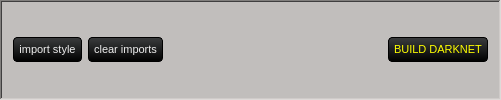
                <widget class="QFrame" name="frame">
                 <property name="minimumSize">
                  <size>
                   <width>501</width>
                   <height>91</height>
                  </size>
                 </property>
                 <property name="maximumSize">
                  <size>
                   <width>1920</width>
                   <height>1080</height>
                  </size>
                 </property>
                 <property name="styleSheet">
                  <string notr="true">background-color: rgb(193, 190, 188);</string>
                 </property>
                 <property name="frameShape">
                  <enum>QFrame::WinPanel</enum>
                 </property>
                 <property name="frameShadow">
                  <enum>QFrame::Sunken</enum>
                 </property>
                 <property name="lineWidth">
                  <number>10</number>
                 </property>
                 <property name="midLineWidth">
                  <number>10</number>
                 </property>
                 <layout class="QGridLayout" name="gridLayout_2">
                  <item row="0" column="6">
                   <widget class="QPushButton" name="build">
                    <property name="styleSheet">
                     <string notr="true">
QPushButton {
    background-color: qlineargradient(spread:repeat, x1:1, y1:0, x2:1, y2:1, stop:0 rgb(59, 61, 62), stop:1 rgb(0, 0, 0));
    color:  rgb(255, 255, 0);
    font-size: 11px;
    min-width: 53px;
    border-style: solid;
    border-width: 1px;
    border-radius: 4px;
    border-color: rgb(0, 0, 0);
    padding: 5px;
}

QPushButton:flat {
    background-color: transparent;
    border: none;
    color: rgb(238, 238, 238);
}

QPushButton:disabled {
    background-color: #404040;
    color: #656565;
    border-color: rgb(0, 0, 0);
}

QPushButton:hover {
    background-color: rgba(236, 157, 0, 51);
    border: 1px solid rgb(236, 157, 0);
}

QPushButton:pressed {
    background-color: qlineargradient(spread:repeat, x1:1, y1:0, x2:1, y2:1, stop:0 rgb(28, 28, 32), stop:1 rgb(0, 0, 0));
    border: 1px solid rgb(236, 157, 0);
}

QPushButton:checked {
    background-color: qlineargradient(spread:repeat, x1:1, y1:0, x2:1, y2:1, stop:0 rgb(28, 28, 32), stop:1 rgb(0, 0, 0));
    border: 1px solid #222;
}</string>
                    </property>
                    <property name="text">
                     <string>BUILD DARKNET</string>
                    </property>
                   </widget>
                  </item>
                  <item row="0" column="5">
                   <spacer name="verticalSpacer_73">
                    <property name="orientation">
                     <enum>Qt::Vertical</enum>
                    </property>
                    <property name="sizeHint" stdset="0">
                     <size>
                      <width>20</width>
                      <height>40</height>
                     </size>
                    </property>
                   </spacer>
                  </item>
                  <item row="0" column="0">
                   <widget class="QPushButton" name="import_stylesheet">
                    <property name="styleSheet">
                     <string notr="true">QPushButton {
    background-color: qlineargradient(spread:repeat, x1:1, y1:0, x2:1, y2:1, stop:0 rgb(59, 61, 62), stop:1 rgb(0, 0, 0));
    color: rgb(238, 238, 238);
    font-size: 11px;
    min-width: 53px;
    border-style: solid;
    border-width: 1px;
    border-radius: 4px;
    border-color: rgb(0, 0, 0);
    padding: 5px;
}

QPushButton:flat {
    background-color: transparent;
    border: none;
    color: rgb(238, 238, 238);
}

QPushButton:disabled {
    background-color: #404040;
    color: #656565;
    border-color: rgb(0, 0, 0);
}

QPushButton:hover {
    background-color: rgba(236, 157, 0, 51);
    border: 1px solid rgb(236, 157, 0);
}

QPushButton:pressed {
    background-color: qlineargradient(spread:repeat, x1:1, y1:0, x2:1, y2:1, stop:0 rgb(28, 28, 32), stop:1 rgb(0, 0, 0));
    border: 1px solid rgb(236, 157, 0);
}

QPushButton:checked {
    background-color: qlineargradient(spread:repeat, x1:1, y1:0, x2:1, y2:1, stop:0 rgb(28, 28, 32), stop:1 rgb(0, 0, 0));
    border: 1px solid #222;
}</string>
                    </property>
                    <property name="text">
                     <string>import style</string>
                    </property>
                   </widget>
                  </item>
                  <item row="0" column="4">
                   <spacer name="horizontalSpacer_23">
                    <property name="orientation">
                     <enum>Qt::Horizontal</enum>
                    </property>
                    <property name="sizeHint" stdset="0">
                     <size>
                      <width>40</width>
                      <height>20</height>
                     </size>
                    </property>
                   </spacer>
                  </item>
                  <item row="0" column="2">
                   <spacer name="verticalSpacer_69">
                    <property name="orientation">
                     <enum>Qt::Vertical</enum>
                    </property>
                    <property name="sizeHint" stdset="0">
                     <size>
                      <width>20</width>
                      <height>40</height>
                     </size>
                    </property>
                   </spacer>
                  </item>
                  <item row="0" column="1">
                   <widget class="QPushButton" name="clear_imports">
                    <property name="styleSheet">
                     <string notr="true">QPushButton {
    background-color: qlineargradient(spread:repeat, x1:1, y1:0, x2:1, y2:1, stop:0 rgb(59, 61, 62), stop:1 rgb(0, 0, 0));
    color: rgb(238, 238, 238);
    font-size: 11px;
    min-width: 53px;
    border-style: solid;
    border-width: 1px;
    border-radius: 4px;
    border-color: rgb(0, 0, 0);
    padding: 5px;
}

QPushButton:flat {
    background-color: transparent;
    border: none;
    color: rgb(238, 238, 238);
}

QPushButton:disabled {
    background-color: #404040;
    color: #656565;
    border-color: rgb(0, 0, 0);
}

QPushButton:hover {
    background-color: rgba(236, 157, 0, 51);
    border: 1px solid rgb(236, 157, 0);
}

QPushButton:pressed {
    background-color: qlineargradient(spread:repeat, x1:1, y1:0, x2:1, y2:1, stop:0 rgb(28, 28, 32), stop:1 rgb(0, 0, 0));
    border: 1px solid rgb(236, 157, 0);
}

QPushButton:checked {
    background-color: qlineargradient(spread:repeat, x1:1, y1:0, x2:1, y2:1, stop:0 rgb(28, 28, 32), stop:1 rgb(0, 0, 0));
    border: 1px solid #222;
}</string>
                    </property>
                    <property name="text">
                     <string>clear imports</string>
                    </property>
                   </widget>
                  </item>
                 </layout>
                </widget>
